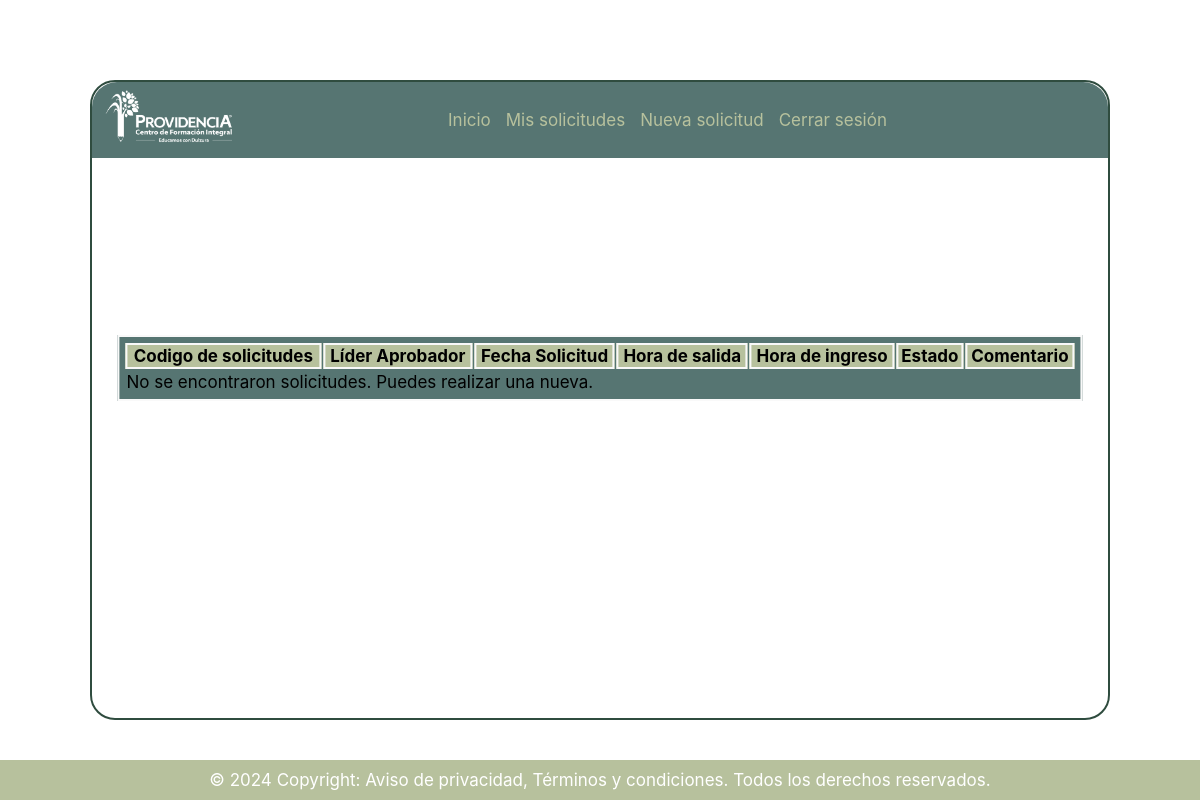
Before: /app/views/solicitudes.php (signed in) with the older database file.
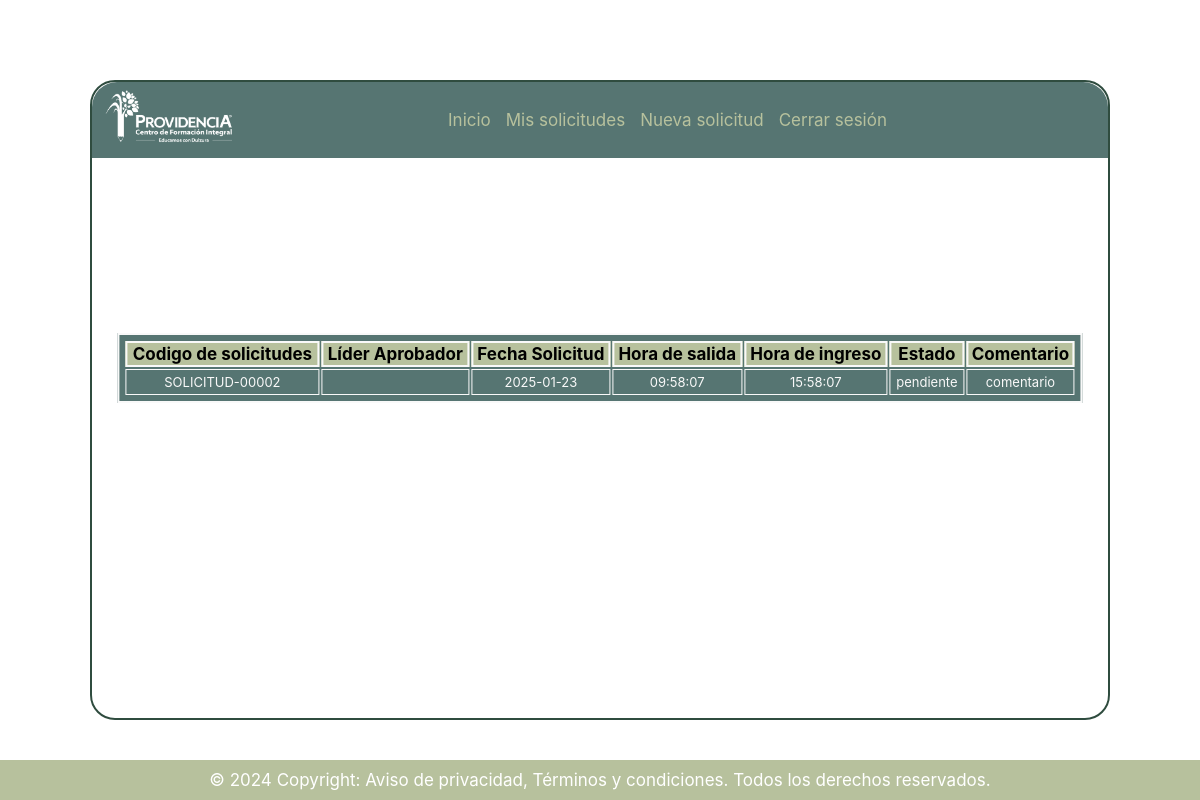
After: the same page with the newer database file.
### tables this page shows
CREATE TABLE `solicitudes` (
  `id_solicitud` int(11) NOT NULL,
  `identificador_solicitud` varchar(50) NOT NULL,
  `nombre` varchar(100) NOT NULL,
  `cedula` int(11) NOT NULL,
  `correo` varchar(100) NOT NULL,
  `id_departamento` int(11) NOT NULL,
  `fecha_solicitud` datetime NOT NULL DEFAULT current_timestamp(),
  `fecha_permiso` date NOT NULL,
  `hora_salida` time NOT NULL,
  `hora_ingreso` time NOT NULL,
  `observaciones` text DEFAULT NULL,
  `tipo_permiso` varchar(19) NOT NULL,
  `evidencia` varchar(255) DEFAULT NULL,
  `motivo_del_desplamiento` varchar(150) DEFAULT NULL,
  `departamento_de_desplazamiento` varchar(150) DEFAULT NULL,
  `municipio_desplazamiento` varchar(150) DEFAULT NULL,
  `lugar_desplazamiento` varchar(150) DEFAULT NULL,
  `medio_transporte` enum('MOTOCICLETA','AUTOMOVIL','TRANSPORTE PUBLICO','AVION') NOT NULL,
  `placa_vehiculo` varchar(20) DEFAULT NULL,
  `estado` enum('pendiente','aprobada','rechazada','eliminada') DEFAULT 'pendiente'
);

### conexion.php (called while the page is built, shortened)
<?php
class ConectService {
    static public function conectar()
    {
             $rutaServidor = "localhost";
             $puerto = "3306";
             $usuario = "root";
             $contrasena = "";
             $BD = "solicitud_permisos";
        $base_de_datos = null;
        try {
            $base_de_datos = new PDO("mysql:host=$rutaServidor;port=$puerto;dbname=$BD", $usuario, $contrasena);
            $base_de_datos->setAttribute(PDO::ATTR_ERRMODE, PDO::ERRMODE_EXCEPTION);
        } catch (PDOException $e) {
            throw new Exception("Error al conectar a la base de datos: " . $e->getMessage());
        }
        return  $base_de_datos;
    }
}
?>

### app/controller/solicitudController.php (called while the page is built, shortened)
<?php
require_once __DIR__ . '/../models/SolicitudModel.php';
class SolicitudController {
    public $solicitudModel;
    public function __construct() {
        $this->solicitudModel = new solicitudModel();
    }
    public function solicitudesRealizadas($cedula, $id_departamento) {
        try {
            $soli = $this->solicitudModel->solicitudes_realizadas($cedula);
                $resultado = $soli;
            return $resultado;
        } catch (Exception $e) {
            error_log("Error en solicitudesRealizadas: " . $e->getMessage());
            return [];
        }
    }
}

### app/models/SolicitudModel.php (called while the page is built, shortened)
<?php
require_once __DIR__ . '/../../conexion.php';
class solicitudModel {
    private $db;
    public function __construct()
    {
        $this->db = ConectService::conectar();
    }
    public function solicitudes_realizadas($cedula){
        $sql = "SELECT * FROM solicitudes WHERE cedula = ? ORDER BY fecha_solicitud DESC";
        $smtp = $this->db->prepare($sql);
        $smtp->execute([$cedula]);
        return $smtp->fetchAll(PDO::FETCH_ASSOC);
    }
}
?>

### app/views/solicitudes.php (the view, shortened to what this page needs)
<?php
require_once __DIR__ . '/../controller/solicitudController.php';
$solicitudController = new SolicitudController();
$cedula = $_SESSION['cedula'];
$id_departamento = $_SESSION['id_departamento'];
$solicitudes = $solicitudController->solicitudesRealizadas($cedula,$id_departamento);
$respuesta_solicitudes = $solicitudes;
?>
<!DOCTYPE html>
<html lang="es">
<head>
    <link rel="stylesheet" href="https://cdnjs.cloudflare.com/ajax/libs/font-awesome/6.4.0/css/all.min.css">
    <link rel="stylesheet" href="/solicitud_de_permisos_laborales/app/assets/css/style.css">
    <link rel="stylesheet" href="/solicitud_de_permisos_laborales/app/assets/css/tarjetas.css">
</head>
<body>
    <main>
        <section id="navigation">
            <nav>
                <figure style="margin:0; padding:0; width:150px;">
                    <a href="dashboard.php">
                        <img src="/solicitud_permisos/app/assets/img/logocfipblanco.png" style="width: 100%;" alt="">
                    </a>
                </figure>
                <ul id="menu">
                    <?php if ($_SESSION['rol'] == "lider_aprobador" || $_SESSION['rol'] == "administrador" || $_SESSION['rol'] == "TI"){
                        echo '<li><a href="dashboard.php">Inicio</a></li>';
                    }
                    ?>
                    <li><a href="solicitudes.php">Mis solicitudes</a></li>
                    <li><a href="solicitud_de_permisos.php">Nueva solicitud</a></li>
                    <li><a href="/solicitud_de_permisos_laborales/cierre_de_sesion.php" id="btn_salir">Cerrar sesión</a></li>
                </ul>
            </nav>
        </section>
        <div class="tabla_registro">
            <table id="tabla_registros" style="height: 100% ;width: 100%;">
                <thead>
                    <tr>
                        <th>Codigo de solicitudes</th>
                        <th>Líder Aprobador</th>
                        <th>Fecha Solicitud</th>
                        <th>Hora de salida</th>
                        <th>Hora de ingreso</th>
                        <th>Estado</th>
                        <th>Comentario</th>
                    </tr>
                </thead>
                <tbody>
                    <?php if (!empty($respuesta_solicitudes) ):?>
                        <?php foreach ($respuesta_solicitudes as $solicitud): ?>
                        <tr>
                            <td class="td_solicitud">
                                <?php echo htmlspecialchars($solicitud['identificador_solicitud']); ?>
                            </td>
                            <td class="td_solicitud"><?php echo htmlspecialchars($lider_proceso['nombres']); ?></td>
                            <td class="td_solicitud"><?php echo htmlspecialchars($solicitud['fecha_permiso']); ?></td>
                            <td class="td_solicitud"><?php echo htmlspecialchars($solicitud['hora_salida']); ?></td>
                            <td class="td_solicitud"><?php echo htmlspecialchars($solicitud['hora_ingreso']); ?></td>
                            <td class="td_solicitud"><?php echo htmlspecialchars($solicitud['estado']); ?></td>
                            <td class="td_solicitud"><?php echo htmlspecialchars("comentario"); ?></td>
                        </tr>
                        <?php endforeach; ?>
                    <?php else: ?>
                        <tr>
                            <td colspan="4">No se encontraron solicitudes. Puedes realizar una nueva.</td>
                        </tr>
                    <?php endif; ?>
                </tbody>
            </table>
        </div>
    </main>
    <footer>
        <p>&copy; 2024 Copyright: Aviso de privacidad, Términos y condiciones. Todos los derechos reservados.</p>
    </footer>
</body>
</html>

### app/assets/css/style.css (style rules this page uses)
* { box-sizing: border-box; transition: all 0.3s ease-in-out; font-size: 17px; font-family: "Inter"; }
:root { --verde-corporativo: #72BE44; --verde-claro: #B7C19D; --azul-verde: #567572; --blanco: #F9F9F9; --verde-opaco: #2F4C3F; --veich:#E8D9cE; --gris-fondo: #ACB0AE; }
body, html { margin: 0; padding: 0; height: 100%; font-family: Arial, sans-serif; background: url(/solicitud_de_permisos_laborales/app/assets/img/loginBackground.jpg)center center /cover no-repeat ; }
#navigation { position: relative; display: flex; justify-content: space-between; width: 100%; background-color:var(--azul-verde); border-radius: 25px 25px 0 0; }
nav { position: relative; padding: 8px; width: 100%; display: flex; justify-content: space-between; }
nav ul li a { display: inline-flex; text-decoration: none; list-style-type: none; padding: 0; color: var(--verde-claro); }
nav ul li { display: inline; margin-right: 15px; }
main { position: absolute; top: 50%; left: 50%; transform: translate(-50% , -50%); margin: auto; background-color: rgba(255, 255, 255, 0.6); border-radius: 25px; border: solid 2px var(--verde-opaco); width: 85%; height: 80%; padding: 0px; display: flex; flex-direction: column; align-items: center; }
#menu { margin: 0 auto; padding: 0; display: flex; align-items: center; }
.tabla_registro { border: solid 2px var(--blanco); width: 95%; max-height: 60%; padding: 4px; position: absolute; left: 50%; top: 45%; transform: translateX(-50%) translateY(-50%); background-color: var(--azul-verde); overflow-y: auto; }
#tabla_registros thead { position: sticky; top: 0; background-color: var(--verde-claro); z-index: 1; padding: 0; margin: 0; }
.tabla_registro thead tr th { background-color: var(--verde-claro); border: solid 2px var(--blanco); text-align: center; }
.td_solicitud { font-size: 13px; border: solid 1px var(--blanco); color: var(--blanco); text-align: center; white-space: nowrap; padding: 4px; }
footer { background-color: var(--verde-claro); text-align: center; padding: 10px 0; color: white; position: absolute; bottom: 0; width: 100%; }
footer p { margin: 0; }

Changed rows visible on the page:
added solicitudes: identificador_solicitud "SOLICITUD-00002", fecha_permiso "2025-01-23", hora_salida "09:58:07", hora_ingreso "15:58:07", estado "pendiente"
Other visible differences:
text no longer shown: "No se encontraron solicitudes. Puedes realizar una nueva."
